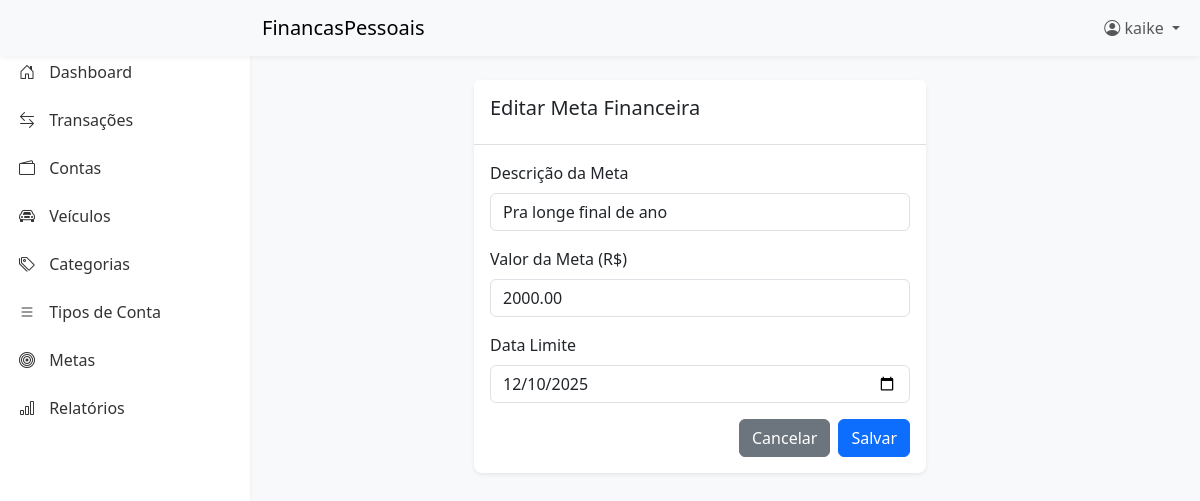
The app's page /metas/editar/1/ (signed in) with its own data.
### core/models.py (models this page shows, shortened)
class Meta(models.Model):
    descricao = models.CharField(max_length=100)
    valor = models.DecimalField(max_digits=10, decimal_places=2)
    data_limite = models.DateField()
    concluida = models.BooleanField(default=False)
    usuario = models.ForeignKey(User, on_delete=models.CASCADE)
    class Meta:
        verbose_name_plural = "Metas"

### core/views.py (the view)
# urls.py: path("metas/editar/<int:pk>/", views.meta_editar, name="meta_editar"),
@login_required
def meta_editar(request, pk):
    meta = get_object_or_404(Meta, pk=pk, usuario=request.user)
    if request.method == "POST":
        form = MetaForm(request.POST, instance=meta)
        if form.is_valid():
            form.save()
            messages.success(request, "Meta atualizada com sucesso!")
            return redirect("core:metas_lista")
    else:
        form = MetaForm(instance=meta)
    return render(request, "core/meta_form.html", {"form": form, "editar": True})

### core/forms.py
class MetaForm(forms.ModelForm):
    valor_inicial = forms.DecimalField(
        max_digits=10,
        decimal_places=2,
        required=False,
        initial=0,
        widget=forms.NumberInput(attrs={"class": "form-control", "step": "0.01"}),
    )
    class Meta:
        model = Meta
        fields = ["descricao", "valor", "data_limite"]
        widgets = {
            "descricao": forms.TextInput(attrs={"class": "form-control"}),
            "valor": forms.NumberInput(attrs={"class": "form-control", "step": "0.01"}),
            "data_limite": forms.DateInput(
                attrs={"class": "form-control", "type": "date"}
            ),
        }

### templates/core/meta_form.html (shortened to what this page needs)
{% extends 'base.html' %}
{% block content %}
<div class="container-fluid">
    <div class="row">
        <div class="col-md-6 mx-auto">
            <div class="card">
                <div class="card-header">
                    <h5>{% if editar %}Editar{% else %}Nova{% endif %} Meta Financeira</h5>
                </div>
                <div class="card-body">
                    <form method="post">
                        <div class="mb-3">
                            <label for="{{ form.descricao.id_for_label }}" class="form-label">Descrição da Meta</label>
                            {{ form.descricao }}
                        </div>
                        <div class="mb-3">
                            <label for="{{ form.valor.id_for_label }}" class="form-label">Valor da Meta (R$)</label>
                            {{ form.valor }}
                        </div>
                        <div class="mb-3">
                            <label for="{{ form.data_limite.id_for_label }}" class="form-label">Data Limite</label>
                            {{ form.data_limite }}
                        </div>
                        <div class="d-flex justify-content-end">
                            <a href="{% url 'core:metas_lista' %}" class="btn btn-secondary me-2">Cancelar</a>
                            <button type="submit" class="btn btn-primary">Salvar</button>
                        </div>
                    </form>
                </div>
            </div>
        </div>
    </div>
</div>
{% endblock %}

### templates/base.html (shortened to what this page needs)
<!DOCTYPE html>
<html lang="pt-br">
<head>
    <link href="https://cdn.jsdelivr.net/npm/bootstrap@5.3.0/dist/css/bootstrap.min.css" rel="stylesheet">
    <link href="https://cdn.jsdelivr.net/npm/bootstrap-icons@1.10.0/font/bootstrap-icons.css" rel="stylesheet">
</head>
<body>
    <nav class="navbar navbar-expand-lg navbar-light bg-light">
        <div class="container-fluid">
            <a class="navbar-brand" href="{% url 'core:dashboard' %}">FinancasPessoais</a>
            <div class="collapse navbar-collapse" id="navbarNav">
                <ul class="navbar-nav ms-auto">
                    <li class="nav-item dropdown">
                        <a class="nav-link dropdown-toggle" href="#" id="navbarDropdown" role="button" data-bs-toggle="dropdown" aria-expanded="false">
                            <i class="bi bi-person-circle"></i> {{ request.user.username }}
                        </a>
                    </li>
                </ul>
            </div>
        </div>
    </nav>
    <div class="container-fluid">
        <div class="row">
            <nav id="sidebar" class="col-md-3 col-lg-2 d-md-block sidebar collapse">
                <div class="position-sticky sidebar-sticky">
                    <ul class="nav flex-column">
                        <li class="nav-item">
                            <a class="nav-link {% if request.resolver_match.url_name == 'dashboard' %}active{% endif %}" href="{% url 'core:dashboard' %}">
                                <i class="bi bi-house-door"></i> Dashboard
                            </a>
                        </li>
                        <li class="nav-item">
                            <a class="nav-link {% if 'transacoes' in request.resolver_match.url_name %}active{% endif %}" href="{% url 'core:transacoes_lista' %}">
                                <i class="bi bi-arrow-left-right"></i> Transações
                            </a>
                        </li>
                        <li class="nav-item">
                            <a class="nav-link {% if 'contas' in request.resolver_match.url_name %}active{% endif %}" href="{% url 'core:contas_lista' %}">
                                <i class="bi bi-wallet2"></i> Contas
                            </a>
                        </li>
                        <li class="nav-item">
                            <a class="nav-link {% if 'veiculos' in request.resolver_match.url_name %}active{% endif %}" href="{% url 'veiculos:dashboard_veiculos' %}">
                                <i class="bi bi-car-front"></i> Veículos
                            </a>
                        </li>
                        <li class="nav-item">
                            <a class="nav-link {% if 'categorias' in request.resolver_match.url_name %}active{% endif %}" href="{% url 'core:categorias_lista' %}">
                                <i class="bi bi-tags"></i> Categorias
                            </a>
                        </li>
                        <li class="nav-item">
                            <a class="nav-link {% if 'tipos_conta' in request.resolver_match.url_name %}active{% endif %}" href="{% url 'core:tipos_conta_lista' %}">
                                <i class="bi bi-list accordion"></i> Tipos de Conta
                            </a>
                        </li>
                        <li class="nav-item">
                            <a class="nav-link {% if 'metas' in request.resolver_match.url_name %}active{% endif %}" href="{% url 'core:metas_lista' %}">
                                <i class="bi bi-bullseye"></i> Metas
                            </a>
                        </li>
                        <li class="nav-item">
                            <a class="nav-link {% if request.resolver_match.url_name == 'relatorios' %}active{% endif %}" href="{% url 'core:relatorios' %}">
                                <i class="bi bi-bar-chart"></i> Relatórios
                            </a>
                        </li>
                    </ul>
                </div>
            </nav>
            <main class="col-md-9 ms-sm-auto col-lg-10 px-md-4 main-content">
                <div class="content-wrapper">
                    {% block content %}
                    {% endblock %}
                </div>
            </main>
        </div>
    </div>
</body>
</html>

### templates/base.html (style rules this page uses)
:root { --primary-color: #0d6efd; --success-color: #198754; --danger-color: #dc3545; --sidebar-width: 250px; }
body { font-family: 'Segoe UI', Tahoma, Geneva, Verdana, sans-serif; background-color: #f8f9fa; }
.sidebar { position: fixed; top: 0; bottom: 0; left: 0; z-index: 100; padding: 48px 0 0; box-shadow: 0 2px 5px 0 rgba(0,0,0,.05); width: var(--sidebar-width); background-color: #fff; }
.sidebar-sticky { height: calc(100vh - 48px); overflow-x: hidden; overflow-y: auto; }
.sidebar .nav-link { color: #333; font-weight: 500; padding: 0.75rem 1rem; border-left: 3px solid transparent; }
.sidebar .nav-link i { margin-right: 10px; }
.main-content { margin-left: var(--sidebar-width); padding: 20px; }
.navbar { position: fixed; top: 0; right: 0; left: 0; z-index: 1030; padding-left: var(--sidebar-width); box-shadow: 0 2px 5px 0 rgba(0,0,0,.05); }
.content-wrapper { padding-top: 60px; }
.card { border: none; box-shadow: 0 0.125rem 0.25rem rgba(0, 0, 0, 0.075); border-radius: 0.5rem; margin-bottom: 1.5rem; }
.card-header { background-color: #fff; border-bottom: 1px solid rgba(0,0,0,.125); padding: 1rem; }
.btn-primary { background-color: var(--primary-color); border-color: var(--primary-color); }

### records on screen
Meta: descricao "Pra longe final de ano", valor "2000.00", data_limite "12/10/2025"

### other values on screen
{{ request.user.username }} "kaike"
